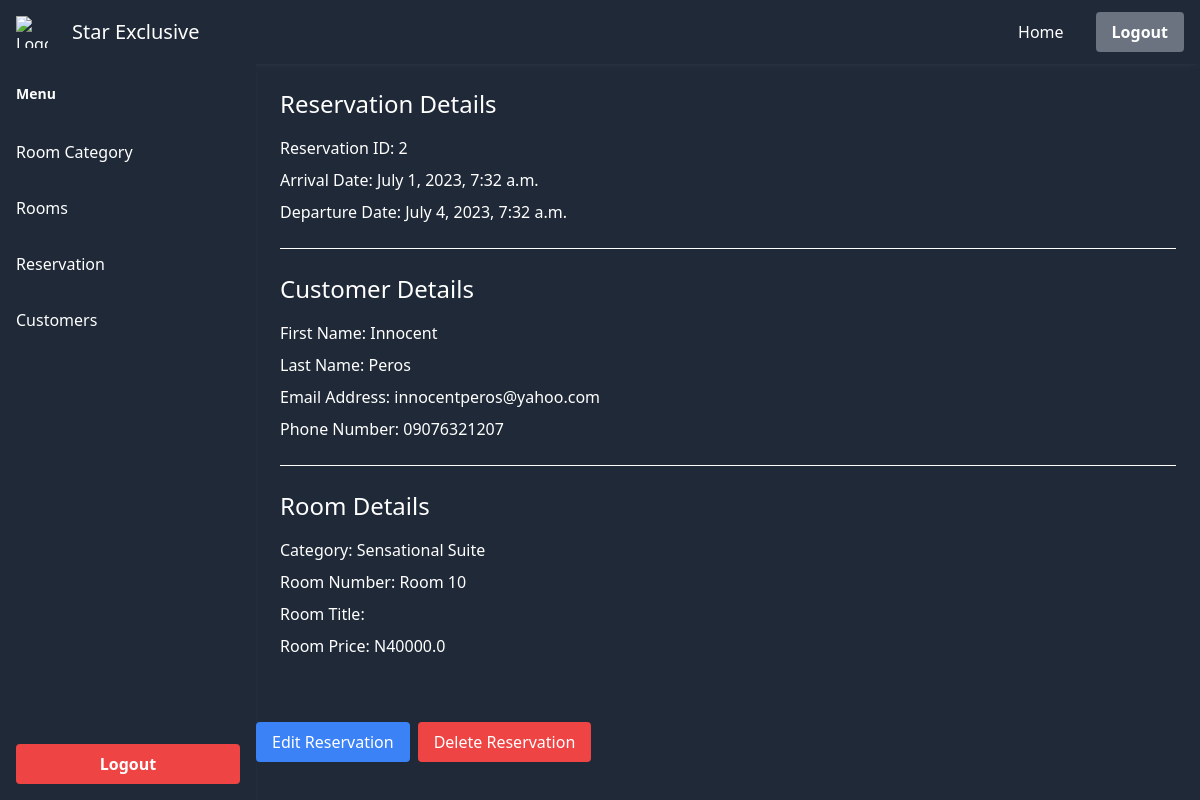
Page /reservations/2/ on the committed database.
### management/models.py (models this page shows, shortened)
class Reservation(models.Model):
    RESERVATION = "reseravtion"
    BOOKING = "booking"
    room = models.ForeignKey(
        Room, related_name="reservations", on_delete=models.CASCADE
    )
    customer = models.ForeignKey(
        Customer, on_delete=models.SET_NULL, null=True, related_name="reservations"
    )
    customer_raw = models.JSONField(null=True, blank=True, default=dict)
    reservation_type = models.CharField(
        max_length=25, choices=((RESERVATION, RESERVATION), (BOOKING, BOOKING))
    )
    arrival_date = models.DateTimeField()
    departure_date = models.DateTimeField()
    reservated_on = models.DateTimeField(auto_created=True, blank=True)
    stay = models.IntegerField(default=1)
    guest_count = models.IntegerField(
        default=1,
    )
    guests = models.JSONField(default=list, blank=True)
    customization_request = models.JSONField(default=dict, blank=True, null=True)
    paid = models.BooleanField(default=False)
    payment = models.OneToOneField(
        Payment,
        null=True,
        blank=True,
        on_delete=models.SET_NULL,
        related_name="reservation",
    )
    cancelled = models.BooleanField(default=False)
    cancelled_on = models.DateTimeField(blank=True, null=True)

class Customer(models.Model):
    first_name = models.CharField(max_length=25)
    last_name = models.CharField(max_length=25)
    id_type = models.CharField(max_length=255)
    id_number = models.CharField(max_length=25)
    email_address = models.CharField(max_length=255)
    phone_number = models.CharField(max_length=12)

class Room(models.Model):
    number = models.CharField(max_length=14, blank=True)
    category = models.ForeignKey(
        RoomCategory, related_name="rooms", on_delete=models.CASCADE
    )
    description = models.TextField(blank=True, null=True)
    unique = models.BooleanField(default=False)
    addon = models.JSONField(blank=True, default=dict)

class RoomCategory(models.Model):
    price = models.FloatField()
    title = models.CharField(max_length=255)
    description = models.TextField(blank=True)
    cover = models.FileField(blank=True, upload_to="rooms")

### hsr_admin/views.py (the view)
# urls.py: path("reservations/<int:pk>/", views.view_reservation, name="view_reservation"),
def view_reservation(request, pk):
    reservation = get_object_or_404(Reservation, pk=pk)
    return render(
        request, "hsr_admin/view_reservation.html", {"reservation": reservation}
    )

### hsr_admin/templates/hsr_admin/view_reservation.html (shortened to what this page needs)
{% extends 'hsr_admin/base.html' %}
{% block body %}
<div class=" overflow-x-hidden">
    <div class="p-6 ">
      <h2 class="text-2xl mb-4 text-white">Reservation Details</h2>
      <p class="mb-2 text-white">Reservation ID: {{ reservation.id }}</p>
      <p class="mb-2 text-white">Arrival Date: {{ reservation.arrival_date }}</p>
      <p class="mb-2 text-white">Departure Date: {{ reservation.departure_date }}</p>
      <hr class="my-6 border-white">
      <h2 class="text-2xl mb-4 text-white">Customer Details</h2>
      <p class="mb-2 text-white">First Name: {{ reservation.customer.first_name }}</p>
      <p class="mb-2 text-white">Last Name: {{ reservation.customer.last_name }}</p>
      <p class="mb-2 text-white">Email Address: {{ reservation.customer.email_address }}</p>
      <p class="mb-2 text-white">Phone Number: {{ reservation.customer.phone_number }}</p>
      <hr class="my-6 border-white">
      <h2 class="text-2xl mb-4 text-white">Room Details</h2>
      <p class="mb-2 text-white">Category: {{ reservation.room.category.title }}</p>
      <p class="mb-2 text-white">Room Number: {{ reservation.room.number }}</p>
      <p class="mb-2 text-white">Room Title: {{ reservation.room.title }}</p>
      <p class="mb-2 text-white">Room Price: N{{ reservation.room.category.price }}</p>
    </div>
  </div>
  <div class="mt-8 flex justify-start">
    <a href="{% url 'hsr_admin:view_reservation' reservation.id %}" class="px-4 py-2 bg-blue-500 text-white rounded hover:bg-blue-700">Edit Reservation</a>
    <form action="{% url 'hsr_admin:delete_reservation' reservation.id %}" method="POST" class="ml-2 inline-block">
      <button type="submit" class="px-4 py-2 bg-red-500 text-white rounded hover:bg-red-700">Delete Reservation</button>
    </form>
  </div>
{% endblock body %}

### rows in the picture
Reservation: id "2", arrival_date "July 1, 2023, 7:32 a.m.", departure_date "July 4, 2023, 7:32 a.m.", customer.first_name "Innocent", customer.last_name "Peros", customer.email_address "innocentperos@yahoo.com", customer.phone_number "09076321207", room.category "Sensational Suite", room.number "Room 10", room.category.price "40000.0"
